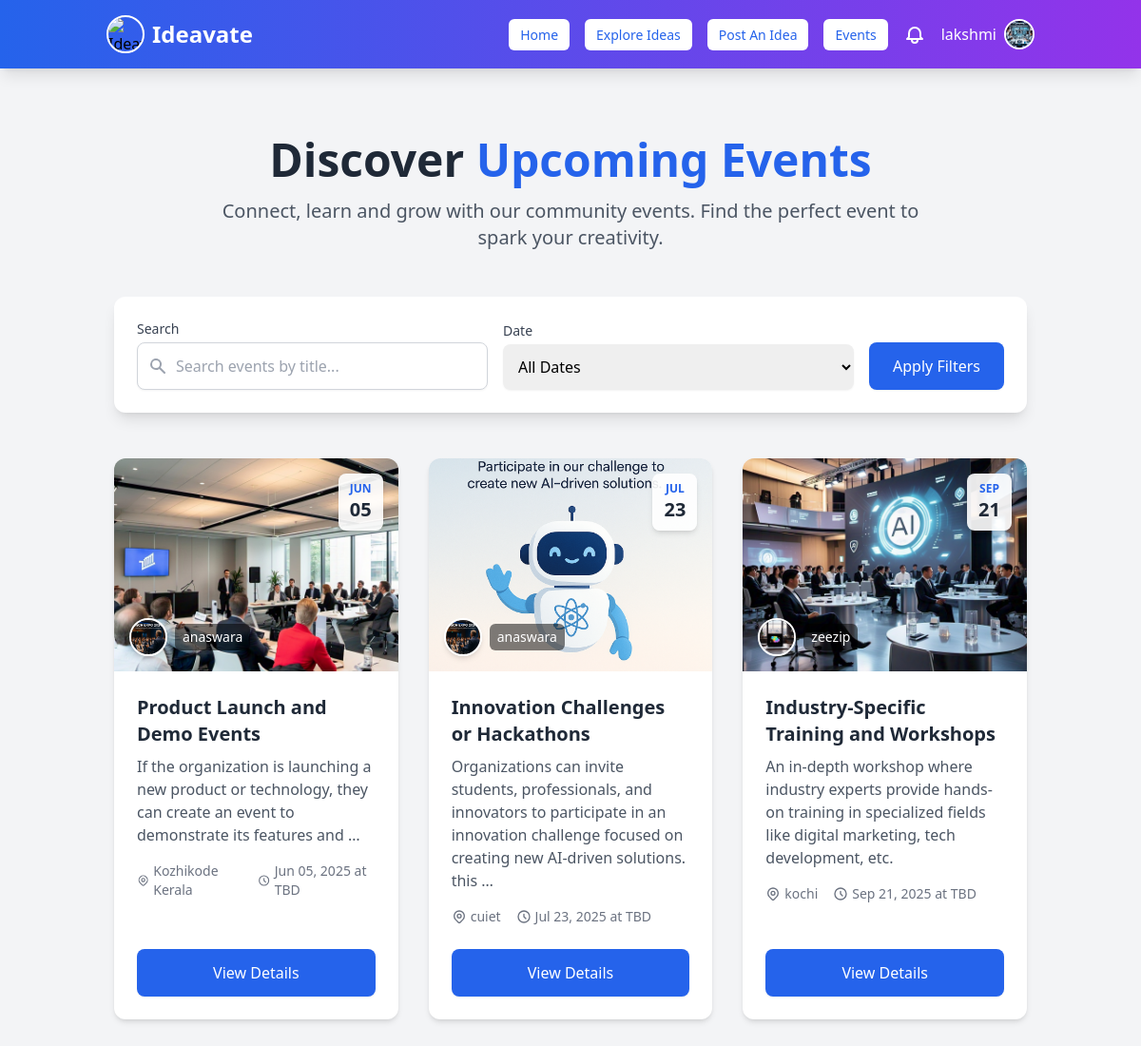
The app's page /events/ (signed in) with its own data.
### myapp/models.py (models this page shows, shortened)
class User(AbstractUser):
    is_user = models.BooleanField(default=False)
    is_organization = models.BooleanField(default=False)
    groups = models.ManyToManyField(Group, related_name="custom_user_groups", blank=True)
    user_permissions = models.ManyToManyField(Permission, related_name="custom_user_permissions", blank=True)

class UserProfile(models.Model):
    user = models.OneToOneField(User, on_delete=models.CASCADE, related_name="user_profile")
    profession = models.CharField(max_length=255, blank=True, null=True)  # Example: Entrepreneur, Developer
    expertise = models.CharField(max_length=255, blank=True, null=True)  # Example: AI, Marketing, FinTech
    bio = models.TextField(blank=True, null=True)  # Short user description
    profile_picture = models.ImageField(upload_to="profile_pics/", blank=True, null=True)
    class Meta:
        verbose_name = "User Profile"
        verbose_name_plural = "User Profiles"

class PostEvent(models.Model):
    title = models.CharField(max_length=255)
    description = models.TextField()
    date = models.DateField()
    location = models.CharField(max_length=255)
    user = models.ForeignKey(User, on_delete=models.CASCADE)
    image = models.ImageField(upload_to="event_images/", blank=True, null=True)  # ✅ Add this field

class OrganizationProfile(models.Model):
    user = models.OneToOneField(User, on_delete=models.CASCADE, related_name="organization_profile")
    company_name = models.CharField(max_length=255, unique=True)
    description = models.TextField(blank=True, null=True)
    job_title = models.CharField(max_length=255)  # Role of the user in the company
    profile_picture = models.ImageField(upload_to="organization_profiles/", blank=True, null=True)
    class Meta:
        verbose_name = "Organization_Profile"
        verbose_name_plural = "Organization_Profiles"

### myapp/views.py (the view, shortened to what this page needs)
# urls.py: path("events/",views.events_view, name="events"),
@login_required(login_url='signin')
def events_view(request):
    query = request.GET.get('q', '')
    date_filter = request.GET.get('date', '')
    events = PostEvent.objects.filter(user__is_organization=True).select_related('user')  # Use 'user__is_organization' for filtering
    if query:
        events = events.filter(title__icontains=query)
    return render(request, "events.html", {
        'events': events,
    })

### myapp/context_processors.py (called while the page is built)
def notification_count(request):
    if request.user.is_authenticated:
        return {
            'unread_notification_count': Notification.objects.filter(
                recipient=request.user,
                is_read=False
            ).count()
        }
    return {}

### templates/events.html (shortened to what this page needs)
{% extends "navbar.html" %}
{% load static %}
{% block content %}
<div class="container mx-auto px-4 py-12 md:py-16">
    <div class="text-center mb-12">
        <h1 class="text-4xl md:text-5xl font-bold text-gray-800 mb-4">Discover <span class="text-blue-600">Upcoming Events</span></h1>
        <p class="text-lg md:text-xl text-gray-600 max-w-3xl mx-auto">
            Connect, learn and grow with our community events. Find the perfect event to spark your creativity.
        </p>
    </div>
    <div class="bg-white rounded-xl shadow-lg p-6 mb-12 max-w-6xl mx-auto">
        <form method="GET" action="{% url 'events' %}" class="space-y-4 md:space-y-0 md:flex md:items-end md:space-x-4">
            <div class="flex-1">
                <label for="search" class="block text-sm font-medium text-gray-700 mb-1">Search</label>
                <div class="relative">
                    <div class="absolute inset-y-0 left-0 pl-3 flex items-center pointer-events-none">
                    </div>
                    <input type="text" id="search" name="q" value="{{ request.GET.q }}" placeholder="Search events by title..."
                        class="block w-full pl-10 pr-3 py-3 border border-gray-300 rounded-lg shadow-sm focus:ring-blue-500 focus:border-blue-500 text-base">
                </div>
            </div>
            <div class="flex-1">
                <label for="date" class="block text-sm font-medium text-gray-700 mb-1">Date</label>
                <select id="date" name="date" class="mt-1 block w-full pl-3 pr-10 py-3 text-base border-gray-300 focus:outline-none focus:ring-blue-500 focus:border-blue-500 rounded-lg shadow-sm">
                    <option value="">All Dates</option>
                </select>
            </div>
            <button type="submit" class="w-full md:w-auto px-6 py-3 border border-transparent text-base font-medium rounded-lg shadow-sm text-white bg-blue-600 hover:bg-blue-700 focus:outline-none focus:ring-2 focus:ring-offset-2 focus:ring-blue-500 transition duration-150 ease-in-out">
                Apply Filters
            </button>
        </form>
    </div>
    {% if events %}
    <div class="grid grid-cols-1 sm:grid-cols-2 lg:grid-cols-3 gap-8">
        {% for event in events %}
        <div class="bg-white rounded-xl shadow-md overflow-hidden hover:shadow-xl transition-shadow duration-300 ease-in-out transform hover:-translate-y-1 flex flex-col h-full">
            <div class="relative">
                <img src="{{ event.image.url }}" alt="{{ event.title }}" class="w-full h-48 md:h-56 object-cover">
                <div class="absolute top-4 right-4 bg-white bg-opacity-90 rounded-lg shadow-md px-3 py-2 text-center">
                    <div class="text-xs font-bold text-blue-600 uppercase">{{ event.date|date:"M" }}</div>
                    <div class="text-xl font-bold text-gray-800">{{ event.date|date:"d" }}</div>
                </div>
                <div class="absolute bottom-4 left-4 flex items-center">
                    <a href="{% url 'organization_profile' event.user.username %}" class="group">
                        <div class="flex items-center">
                            {% if event.user.organization_profile.profile_picture %}
                                <img src="{{ event.user.organization_profile.profile_picture.url }}"
                                     class="h-10 w-10 rounded-full object-cover border-2 border-white shadow-md group-hover:border-blue-300 transition">
                            {% else %}
                                <img src="{% static 'images/default-profile.png' %}"
                                     class="h-10 w-10 rounded-full object-cover border-2 border-white shadow-md group-hover:border-blue-300 transition">
                            {% endif %}
                            <span class="ml-2 text-white font-medium text-sm bg-black bg-opacity-50 px-2 py-1 rounded-md group-hover:text-blue-200 transition">
                                {{ event.user.username }}
                            </span>
                        </div>
                    </a>
                </div>
            </div>
            <div class="p-6 flex flex-col flex-grow">
                <div class="flex-grow">
                    <h3 class="text-xl font-bold text-gray-800 mb-2">{{ event.title }}</h3>
                    <p class="text-gray-600 mb-4">{{ event.description|truncatewords:20 }}</p>
                    <div class="flex items-center text-sm text-gray-500 space-x-4 mt-4">
                        <div class="flex items-center">
                            {{ event.location|default:"Online" }}
                        </div>
                        <div class="flex items-center">
                            <svg class="h-4 w-4 mr-1" fill="none" stroke="currentColor" viewBox="0 0 24 24">
                                <path stroke-linecap="round" stroke-linejoin="round" stroke-width="2" d="M12 8v4l3 3m6-3a9 9 0 11-18 0 9 9 0 0118 0z"/>
                            </svg>
                            {{ event.date|date:"M d, Y" }} at {{ event.time|default:"TBD" }}
                        </div>
                    </div>
                </div>
                <div class="mt-6">
                    <a href="{% url 'event_details' event.id %}" class="block w-full text-center px-6 py-3 border border-transparent text-base font-medium rounded-lg text-white bg-blue-600 hover:bg-blue-700 shadow-sm transition duration-150 ease-in-out">
                        View Details
                    </a>
                </div>
            </div>
        </div>
        {% endfor %}
    </div>
    {% endif %}
</div>
{% endblock %}

### templates/navbar.html (shortened to what this page needs)
{% load static %}
<!DOCTYPE html>
<html lang="en">
<head>
  <script src="https://cdn.tailwindcss.com"></script>
</head>
<body class="bg-gray-100">
  <nav class="bg-gradient-to-r from-blue-600 to-purple-600 shadow-lg py-4 fixed w-full top-0 z-50">
    <div class="container mx-auto flex flex-wrap justify-between items-center px-6">
      <div class="flex items-center space-x-2">
        <img class="h-10 w-10 rounded-full border-2 border-white object-cover"
             src="https://media.istockphoto.com/id/1249851975/vector/business-thinking-creative-idea-vector-icon.jpg?s=612x612&w=0&k=20&c=cGoCnwbi7K9W0K0tqrPzbevhmY63EgKk7a1obYQx4v4="
             alt="Ideavate Logo">
        <a href="{% url 'home' %}" class="text-white text-2xl font-bold hover:opacity-90 transition">Ideavate</a>
      </div>
      <div id="nav-links" class="w-full md:flex md:items-center md:w-auto hidden">
        <div class="flex flex-col md:flex-row md:space-x-4 w-full md:w-auto items-center">
          {% if user.is_authenticated %}
            {% if user.is_superuser %}
              <a href="{% url 'admin_dashboard' %}" class="nav-button">Admin Dashboard</a>
            {% else %}
              {% if user.is_user %}
                <a href="{% url 'home' %}" class="nav-button">Home</a>
                <a href="{% url 'idea_list' %}" class="nav-button">Explore Ideas</a>
                <a href="{% url 'post_idea' %}" class="nav-button">Post An Idea</a>
                <a href="{% url 'events' %}" class="nav-button">Events</a>
              {% elif user.is_organization %}
                <a href="{% url 'home' %}" class="nav-button">Home</a>
                <a href="{% url 'idea_list' %}" class="nav-button">Explore Ideas</a>
                <a href="{% url 'events' %}" class="nav-button">Events</a>
                <a href="{% url 'post_event' %}" class="nav-button">Post Events</a>
              {% endif %}
              <div class="relative">
                <a href="{% url 'notifications' %}" class="text-white hover:text-blue-300 flex items-center">
                </a>
              </div>
              <div class="relative flex items-center space-x-2 ml-2">
                <span class="text-white font-medium">{{ user.username }}</span>
                <button onclick="toggleDropdown(event)" class="focus:outline-none">
                  {% if user.is_user and user.user_profile.profile_picture %}
                    <img
                      src="{{ user.user_profile.profile_picture.url }}"
                      alt="Profile"
                      class="h-8 w-8 rounded-full border-2 border-white object-cover"
                    />
                  {% elif user.is_organization and user.organization_profile.profile_picture %}
                    <img
                      src="{{ user.organization_profile.profile_picture.url }}"
                      alt="Company"
                      class="h-8 w-8 rounded-full border-2 border-white object-cover"
                    />
                  {% else %}
                    <img
                      src="{% static 'images/default-profile.png' %}"
                      alt="Default"
                      class="h-8 w-8 rounded-full border-2 border-white object-cover"
                    />
                  {% endif %}
                </button>
              </div>
            {% endif %}
          {% else %}
            <a href="{% url 'signin' %}" class="nav-button">Sign In</a>
            <a href="{% url 'signup' %}" class="nav-button">Sign Up</a>
          {% endif %}
        </div>
      </div>
    </div>
  </nav>
  <div class="container mx-auto px-4 py-20">
    {% block content %}{% endblock %}
  </div>
</body>
</html>

### templates/navbar.html (style rules this page uses)
.nav-button { padding: 6px 12px; font-size: 14px; background: white; color: #2563eb; font-weight: 500; border-radius: 6px; transition: background 0.3s ease-in-out; }

### records on screen
User: username "lakshmi", user_profile.profile_picture (picture)
PostEvent: image (picture), date "JUN", date "05", user.organization_profile.profile_picture (picture), user.username "anaswara", title "Product Launch and Demo Events", description "If the organization is launching a new product or technology, they can create an event to demonstrate its features and …", location "Kozhikode Kerala", date "Jun 05, 2025", time "TBD"
PostEvent: image (picture), date "JUL", date "23", user.organization_profile.profile_picture (picture), user.username "anaswara", title "Innovation Challenges or Hackathons", description "Organizations can invite students, professionals, and innovators to participate in an innovation challenge focused on creating new AI-driven solutions. this …", location "cuiet", date "Jul 23, 2025", time "TBD"
PostEvent: image (picture), date "SEP", date "21", user.organization_profile.profile_picture (picture), user.username "zeezip", title "Industry-Specific Training and Workshops", description "An in-depth workshop where industry experts provide hands-on training in specialized fields like digital marketing, tech development, etc.", location "kochi", date "Sep 21, 2025", time "TBD"
